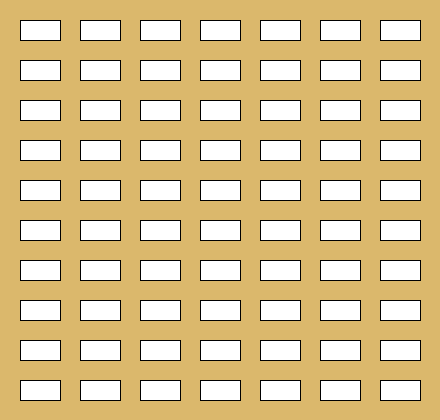
Frame 1 (no input)
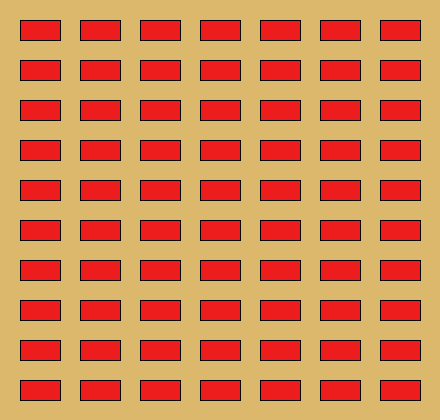
Frame 60 (the mouse pressed at the canvas centre just before this capture)
Frame 120 (the mouse held since frame 60 and released just before this capture): identical to frame 60, image omitted

The Processing sketch that drew these frames (run headless with seeded random() and noise(); from frame 60 on, the mouse is pressed at the canvas centre):

// Processing sketch: ejercicio20
// ── ejercicio20.pde
PVector coordenadasRect;
int alto, ancho, distanciaRect;

public void setup(){
 size (440,420);
 background(#DBB86C);
 distanciaRect=20;
 ancho=40;
 alto=20;
 coordenadasRect=new PVector (distanciaRect,distanciaRect);
}

public void draw(){
 dibujarRect();
 fill(#ED1D1D);
}

public void dibujarRect(){
 for(float x=coordenadasRect.x;x<width;x+= (ancho+distanciaRect)){
   for(float y=coordenadasRect.x;y<height;y+= (alto+distanciaRect)){
     rect(x,y,ancho,alto);
  }
 }
}
